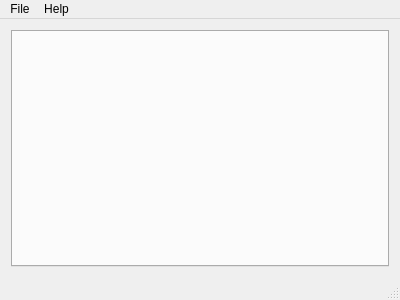
<?xml version="1.0" encoding="UTF-8"?>
<ui version="4.0">
 <class>DynamicVisuAnalyzer</class>
 <widget class="QMainWindow" name="DynamicVisuAnalyzer">
  <property name="geometry">
   <rect>
    <x>0</x>
    <y>0</y>
    <width>400</width>
    <height>300</height>
   </rect>
  </property>
  <property name="windowTitle">
   <string>DynamicVisuAnalyzer</string>
  </property>
  <widget class="QWidget" name="centralWidget">
   <layout class="QGridLayout" name="gridLayout">
    <item row="0" column="0">
     <widget class="QTabWidget" name="tabWidget">
      <property name="currentIndex">
       <number>-1</number>
      </property>
     </widget>
    </item>
   </layout>
  </widget>
  <widget class="QMenuBar" name="menuBar">
   <property name="geometry">
    <rect>
     <x>0</x>
     <y>0</y>
     <width>400</width>
     <height>20</height>
    </rect>
   </property>
   <widget class="QMenu" name="menuFile">
    <property name="title">
     <string>File</string>
    </property>
    <addaction name="actionOpen"/>
    <addaction name="separator"/>
    <addaction name="actionQuit"/>
   </widget>
   <widget class="QMenu" name="menuHelp">
    <property name="title">
     <string>Help</string>
    </property>
    <addaction name="actionAbout"/>
   </widget>
   <addaction name="menuFile"/>
   <addaction name="menuHelp"/>
  </widget>
  <widget class="QStatusBar" name="statusBar"/>
  <action name="actionOpen">
   <property name="text">
    <string>Open...</string>
   </property>
  </action>
  <action name="actionAbout">
   <property name="text">
    <string>About...</string>
   </property>
  </action>
  <action name="actionQuit">
   <property name="text">
    <string>Quit</string>
   </property>
  </action>
 </widget>
 <layoutdefault spacing="6" margin="11"/>
 <resources/>
 <connections/>
</ui>
